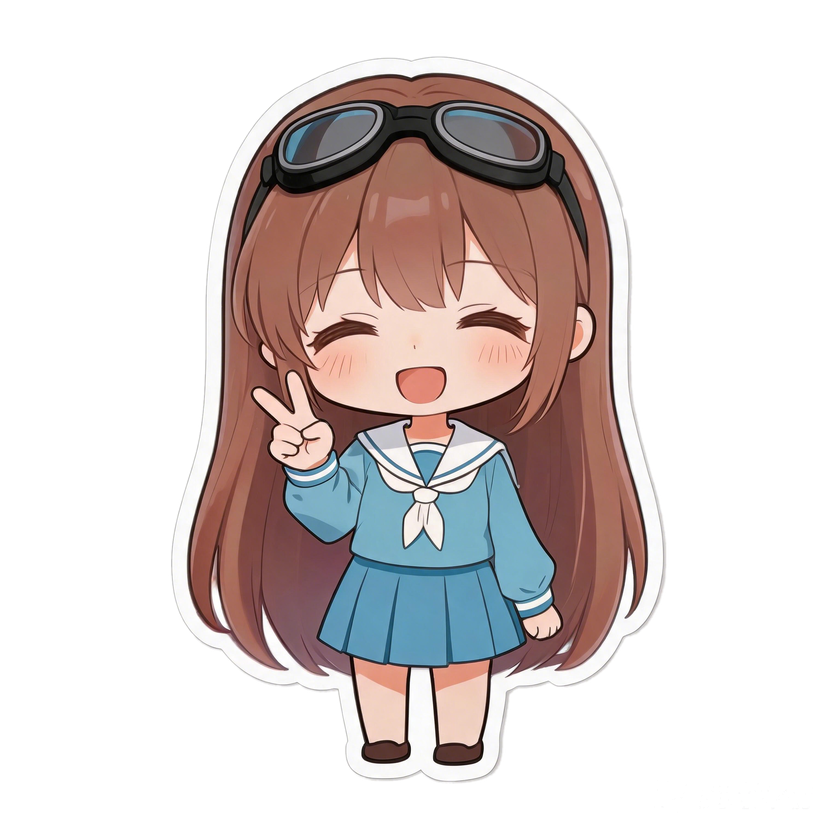
#> input picture web/src/assets/assistant/misaka-happy.png, 840 x 840 px, shrunk from 2048 x 2048 before the run
$ python -i remove_bg.py   (imports and definitions only)
#> lines starting #> are read from the running program, lines starting #| are printed output that depends on the picture
"""
看板娘素材白底转透明脚本（路 B：纯 Pillow，轻量）
------------------------------------------------------------
思路（关键点：只删"外部背景白"，不误伤角色身上的白）：
1. 从图片四条边的像素作为"背景种子"，用洪水填充（BFS）找出所有
   与边缘连通、且接近白色的像素 —— 这些才是背景。
2. 角色内部即使有白色（高光、白袜等），因为不与外边缘连通，不会被删。
3. 对生成的 alpha 蒙版做轻微收缩 + 高斯模糊，实现边缘羽化，消除白边。
4. 原图先备份到 _original/ 子目录，再把透明结果写回原文件名。

用法：python tools/remove_bg.py
"""
import os
import glob
import shutil
from collections import deque

from PIL import Image, ImageFilter

# 素材目录（相对项目根）
ASSET_DIR = os.path.join("web", "src", "assets", "assistant")
BACKUP_DIR = os.path.join(ASSET_DIR, "_original")

# 背景判定：像素与"背景基准色"的各通道差值都 <= 容差，即视为背景。
# 背景基准色由四角像素自适应取得（应对不同图背景略偏灰/偏蓝）。
COLOR_TOLERANCE = 32
# 兜底最低白阈值：低于此亮度的一律不当背景，防止把深色误删
MIN_BG_LUMA = 220
# 边缘羽化半径（像素）
FEATHER_RADIUS = 1.5


def build_bg_mask(img: Image.Image) -> Image.Image:
    """返回一张 L 模式蒙版：255=背景(要透明)，0=前景(保留)。"""
    w, h = img.size
    px = img.load()
    bg = bytearray(w * h)  # 0/1
    q = deque()

    # 自适应背景基准色：取四角像素的平均值
    corners = [px[0, 0][:3], px[w - 1, 0][:3], px[0, h - 1][:3], px[w - 1, h - 1][:3]]
    base = tuple(sum(c[i] for c in corners) // 4 for i in range(3))

    def is_bg(x, y):
        r, g, b = px[x, y][:3]
        if min(r, g, b) < MIN_BG_LUMA:
            return False
        return (abs(r - base[0]) <= COLOR_TOLERANCE
                and abs(g - base[1]) <= COLOR_TOLERANCE
                and abs(b - base[2]) <= COLOR_TOLERANCE)

    # 四条边的背景色像素作为种子入队
    for x in range(w):
        for y in (0, h - 1):
            if not bg[y * w + x] and is_bg(x, y):
                bg[y * w + x] = 1
                q.append((x, y))
    for y in range(h):
        for x in (0, w - 1):
            if not bg[y * w + x] and is_bg(x, y):
                bg[y * w + x] = 1
                q.append((x, y))

    # 4 邻域洪水填充
    while q:
        x, y = q.popleft()
        for dx, dy in ((1, 0), (-1, 0), (0, 1), (0, -1)):
            nx, ny = x + dx, y + dy
            if 0 <= nx < w and 0 <= ny < h:
                idx = ny * w + nx
                if not bg[idx] and is_bg(nx, ny):
                    bg[idx] = 1
                    q.append((nx, ny))

    mask = Image.frombytes("L", (w, h), bytes(255 if b else 0 for b in bg))
    return mask


def process_one(path: str):
    img = Image.open(path).convert("RGB")
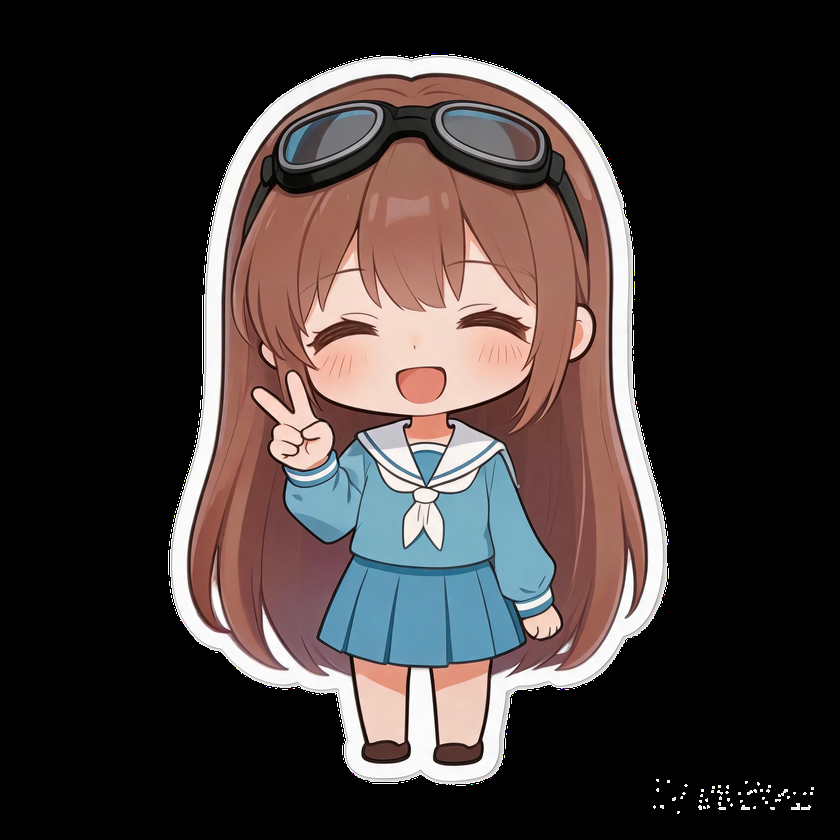
#> img: PIL image 840x840 RGB; mean R, G, B 63.1, 54.4, 53.2
    bg_mask = build_bg_mask(img)
#> in build_bg_mask, `corners = [px[0, 0][:3], px[w - 1, 0][:3], px[0, h - 1][:3], px[w - 1,..`: corners = [(0, 0, 0), (0, 0, 0), (0, 0, 0), (0, 0, 0)]
#> in build_bg_mask, `base = tuple(sum(c[i] for c in corners) // 4 for i in range(3))`: base = (0, 0, 0)
#> in build_bg_mask, `mask = Image.frombytes("L", (w, h), bytes(255 if b else 0 for b in bg))`: mask: PIL image 840x840 L; every value is 0
    # alpha = 255 - 背景蒙版：背景处透明，前景处不透明
    alpha = bg_mask.point(lambda v: 255 - v)
#> alpha: PIL image 840x840 L; every value is 255
    # 羽化：模糊 alpha 边缘，去掉硬白边
    alpha = alpha.filter(ImageFilter.GaussianBlur(FEATHER_RADIUS))
    out = img.convert("RGBA")
    out.putalpha(alpha)
    out.save(path)  # 覆盖回原文件名（前端引用不变）
    return out.size


def main():
    os.makedirs(BACKUP_DIR, exist_ok=True)
    files = sorted(glob.glob(os.path.join(ASSET_DIR, "*.png")))
    files = [f for f in files if os.path.dirname(f) == ASSET_DIR]  # 排除子目录
    for f in files:
        name = os.path.basename(f)
        backup = os.path.join(BACKUP_DIR, name)
        if not os.path.exists(backup):
            shutil.copy2(f, backup)  # 首次运行备份原图
        size = process_one(f)
        print(f"[OK] {name} -> 透明, {size}")
    print(f"完成，共 {len(files)} 张；原图备份在 {BACKUP_DIR}")


# [2 lines not run here, left out]

>>> result = process_one('../web/src/assets/assistant/misaka-happy.png')

$ run again, on web/src/assets/assistant/misaka-thinking.png
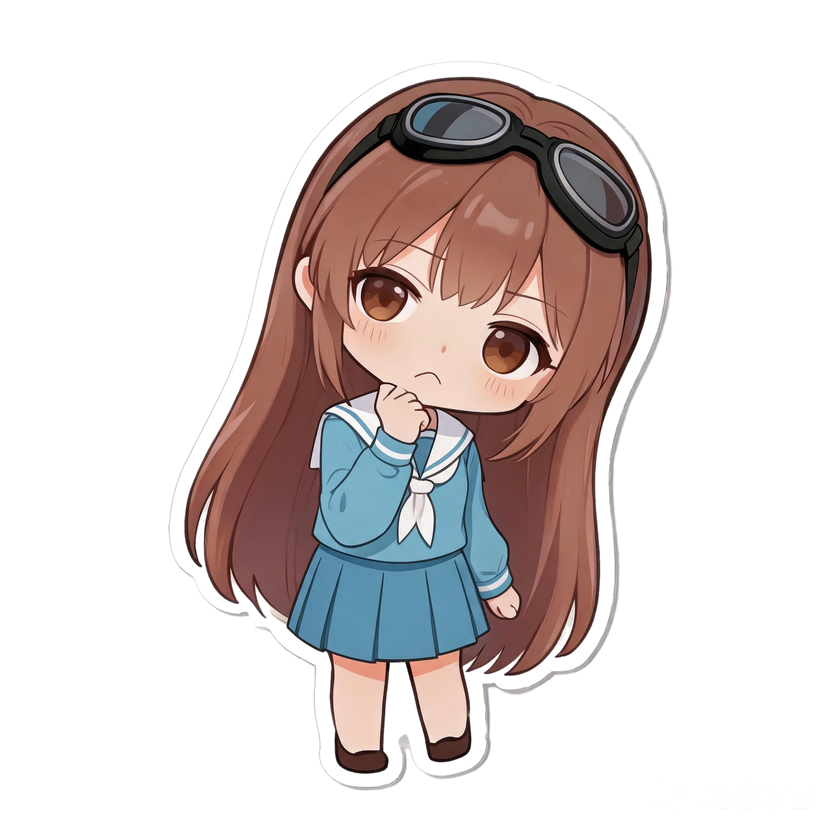
#> input picture web/src/assets/assistant/misaka-thinking.png, 840 x 840 px, shrunk from 2048 x 2048 before the run
#> in process_one, `img = Image.open(path).convert("RGB")`:
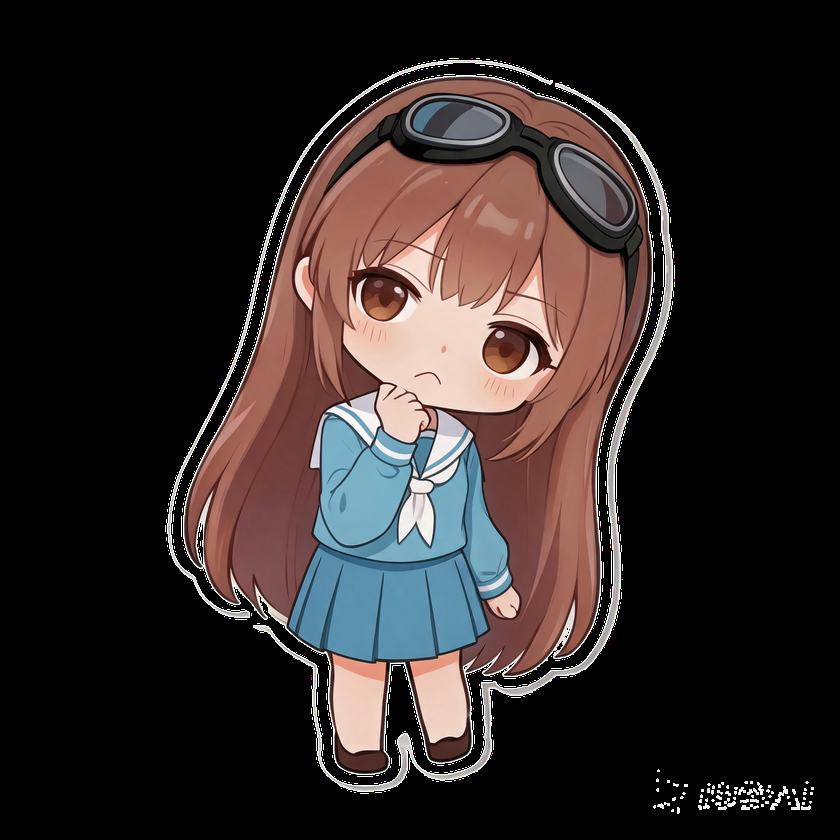
#> img: PIL image 840x840 RGB; mean R, G, B 48.2, 40.1, 39
#> corners = [(0, 0, 0), (0, 0, 0), (0, 0, 0), (0, 0, 0)]
#> base = (0, 0, 0)
#> mask: PIL image 840x840 L; every value is 0
#> alpha: PIL image 840x840 L; every value is 255
